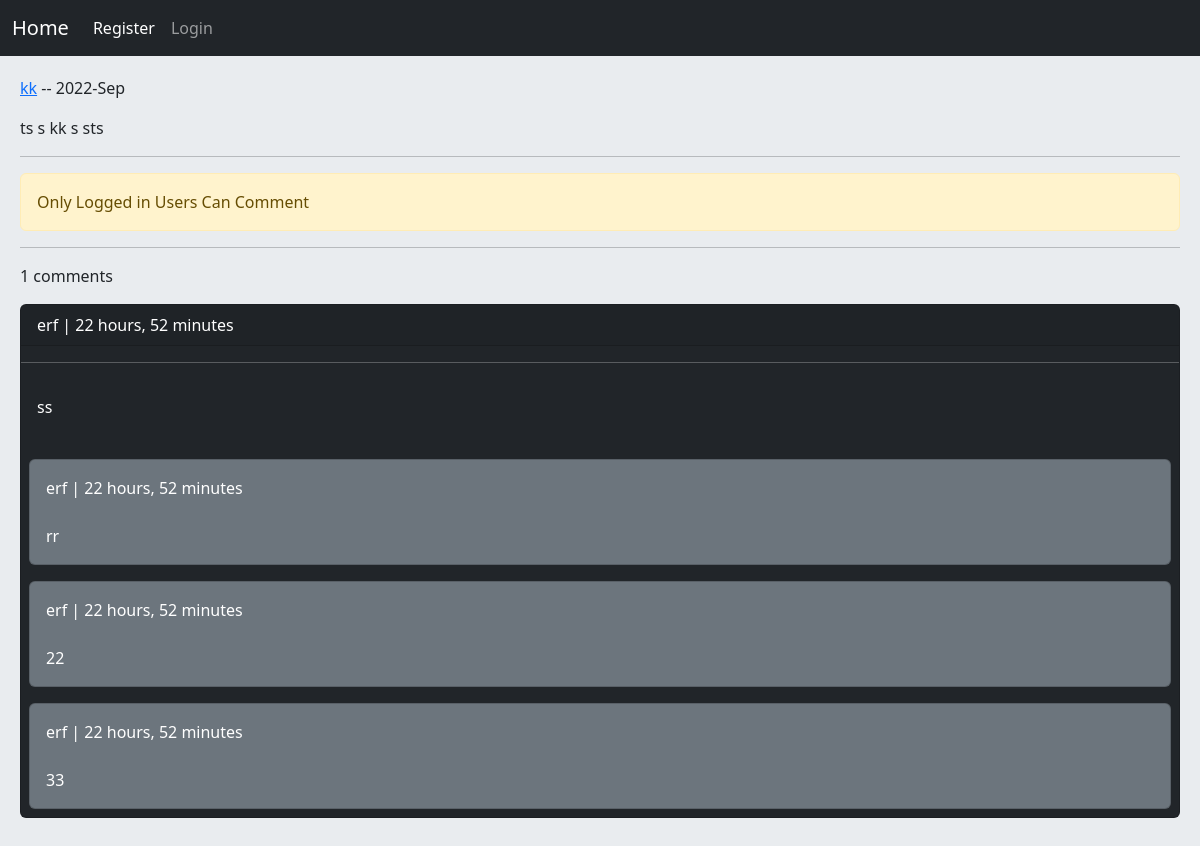
Page /post/11/ts-s-kk-s-sts/ on the committed database.
### home/models.py (models this page shows, shortened)
class Post(models.Model):
    user = models.ForeignKey(User, on_delete=models.CASCADE, related_name='posts')
    body = models.TextField()
    slug = models.SlugField()
    created = models.DateTimeField(auto_now_add=True)
    updated = models.DateTimeField(auto_now=True)
    class Meta:
        ordering = ('-created', 'body')

class Comments(models.Model):
    user = models.ForeignKey(User, on_delete=models.CASCADE, related_name='ucomments')
    post = models.ForeignKey(Post, on_delete=models.CASCADE, related_name='pcomments')
    reply = models.ForeignKey('self', on_delete=models.CASCADE, related_name='rcomments', blank=True, null=True)
    is_reply = models.BooleanField(default=False)
    body = models.TextField(max_length=400)
    created = models.DateTimeField(auto_now_add=True)

### home/views.py (the view, shortened to what this page needs)
# urls.py: path('post/<int:post_id>/<slug:post_slug>/', views.PostDetailView.as_view(), name='post_detail'),
class PostDetailView(View):
    form_class = CommentCreateForm
    form_class_reply = CommentReplyForm
    def setup(self, request, *args, **kwargs):
        self.post_instance = Post.objects.get(pk=kwargs['post_id'], slug=kwargs['post_slug'])
        return super().setup(request, *args, **kwargs)
    def get(self,request, *args, **kwargs):
        try:
            comments = self.post_instance.pcomments.filter(is_reply=False)
            return render(request, 'home/detail.html', {'post': self.post_instance,
                                                        'comments': comments,
                                                        'form': self.form_class,
                                                        'reply_form': self.form_class_reply, })
        except ObjectDoesNotExist:
            messages.warning(request, 'Page Not Found', 'warning')
            return redirect('home:home')

### home/templates/home/detail.html (shortened to what this page needs)
{% extends 'base.html' %}
{% block content %}
        <p><a class="" href="{% url 'accounts:user_profile' post.user.id %}">{{ post.user.username }}</a> -- {{ post.updated|date:"Y-M" }}</p>
        <p>{{ post.body }}</p>
    <hr/>
    {% if request.user.is_authenticated %}
        <a href="{% url 'home:post_like' post.id %}" class="btn btn-info col-md-2"> Like {{ post.likes_count }} </a>
        <form action="" method="post">
            {% csrf_token %}
            {{ form.as_p }}
            <input class="btn btn-info" type="submit" value="Send Comment">
        </form>
    {% else %}
        <p class="alert alert-warning"> Only Logged in Users Can Comment </p>
    {% endif %}
    <hr/>
    <p>{{ comments.count }} comments</p>
    {% for comment in comments %}
        <div class="card bg-dark text-white">
            <p class="card-header">{{ comment.user }} | {{ comment.created|timesince }}</p>
            <hr/>
            <p class="card-body">{{ comment.body }}</p>
            {% with replies=comment.rcomments.all %}
                {% for reply in replies %}
                <div class="card bg-secondary text-white p-2 m-2">
                    <p class="card-body p-1 m-1"> {{ reply.user }} | {{ comment.created|timesince }}
                    <br/><br/>{{ reply.body }} </p>
                </div>
                {% endfor %}
            {% endwith %}
        </div>
        <br/>
    {% empty %}
        <p> There Is No Reply For This Post.. </p>
    {% endfor %}
{% endblock %}

### rows in the picture
Post: user.username "kk", updated "2022-Sep", body "ts s kk s sts"
Comments: user "erf", created "22 hours, 52 minutes", body "ss"
Comments: user "erf", body "rr"
Comments: user "erf", body "22"
Comments: user "erf", body "33"

### other values in the picture
{{ comments.count }} "1"
